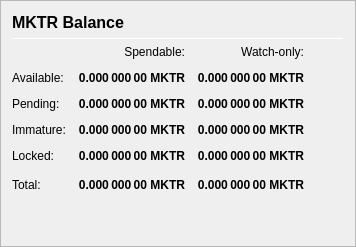
                   <widget class="QFrame" name="frame_Balances">
                    <property name="frameShape">
                     <enum>QFrame::StyledPanel</enum>
                    </property>
                    <property name="frameShadow">
                     <enum>QFrame::Raised</enum>
                    </property>
                    <layout class="QVBoxLayout" name="verticalLayout_4">
                     <item>
                      <layout class="QHBoxLayout" name="horizontalLayout_4">
                       <item>
                        <widget class="QLabel" name="label_5">
                         <property name="minimumSize">
                          <size>
                           <width>0</width>
                           <height>20</height>
                          </size>
                         </property>
                         <property name="font">
                          <font>
                           <pointsize>12</pointsize>
                           <weight>75</weight>
                           <bold>true</bold>
                          </font>
                         </property>
                         <property name="text">
                          <string>MKTR Balance</string>
                         </property>
                        </widget>
                       </item>
                       <!-- <item>
                        <widget class="QLabel" name="labelMKTRPercent">
                         <property name="text">
                          <string notr="true">0 %</string>
                         </property>
                        </widget>
                       </item> -->
                       <item>
                        <spacer name="horizontalSpacer_3">
                         <property name="orientation">
                          <enum>Qt::Horizontal</enum>
                         </property>
                         <property name="sizeHint" stdset="0">
                          <size>
                           <width>40</width>
                           <height>20</height>
                          </size>
                         </property>
                        </spacer>
                       </item>
                      </layout>
                     </item>
                     <item>
                      <widget class="Line" name="line_Balance">
                       <property name="minimumSize">
                        <size>
                         <width>0</width>
                         <height>1</height>
                        </size>
                       </property>
                       <property name="maximumSize">
                        <size>
                         <width>16777215</width>
                         <height>1</height>
                        </size>
                       </property>
                       <property name="orientation">
                        <enum>Qt::Horizontal</enum>
                       </property>
                      </widget>
                     </item>
                     <item>
                      <layout class="QGridLayout" name="gridLayout">
                       <property name="spacing">
                        <number>12</number>
                       </property>
                       <item row="0" column="1">
                        <widget class="QLabel" name="labelSpendable">
                         <property name="text">
                          <string>Spendable:</string>
                         </property>
                         <property name="alignment">
                          <set>Qt::AlignRight|Qt::AlignTrailing|Qt::AlignVCenter</set>
                         </property>
                        </widget>
                       </item>
                       <item row="0" column="2">
                        <widget class="QLabel" name="labelWatchonly">
                         <property name="text">
                          <string>Watch-only:</string>
                         </property>
                         <property name="alignment">
                          <set>Qt::AlignRight|Qt::AlignTrailing|Qt::AlignVCenter</set>
                         </property>
                        </widget>
                       </item>
                       <item row="1" column="0">
                        <widget class="QLabel" name="labelBalanceText">
                         <property name="text">
                          <string>Available:</string>
                         </property>
                        </widget>
                       </item>
                       <item row="1" column="1">
                        <widget class="QLabel" name="labelBalance">
                         <property name="font">
                          <font>
                           <weight>75</weight>
                           <bold>true</bold>
                          </font>
                         </property>
                         <property name="cursor">
                          <cursorShape>IBeamCursor</cursorShape>
                         </property>
                         <property name="toolTip">
                          <string>Your current spendable balance</string>
                         </property>
                         <property name="text">
                          <string notr="true">0.000 000 00 MKTR</string>
                         </property>
                         <property name="alignment">
                          <set>Qt::AlignRight|Qt::AlignTrailing|Qt::AlignVCenter</set>
                         </property>
                         <property name="textInteractionFlags">
                          <set>Qt::LinksAccessibleByMouse|Qt::TextSelectableByKeyboard|Qt::TextSelectableByMouse</set>
                         </property>
                        </widget>
                       </item>
                       <item row="1" column="2">
                        <widget class="QLabel" name="labelWatchAvailable">
                         <property name="font">
                          <font>
                           <weight>75</weight>
                           <bold>true</bold>
                          </font>
                         </property>
                         <property name="cursor">
                          <cursorShape>IBeamCursor</cursorShape>
                         </property>
                         <property name="toolTip">
                          <string>Your current balance in watch-only addresses</string>
                         </property>
                         <property name="text">
                          <string notr="true">0.000 000 00 MKTR</string>
                         </property>
                         <property name="alignment">
                          <set>Qt::AlignRight|Qt::AlignTrailing|Qt::AlignVCenter</set>
                         </property>
                         <property name="textInteractionFlags">
                          <set>Qt::LinksAccessibleByMouse|Qt::TextSelectableByKeyboard|Qt::TextSelectableByMouse</set>
                         </property>
                        </widget>
                       </item>
                       <item row="2" column="0">
                        <widget class="QLabel" name="labelPendingText">
                         <property name="text">
                          <string>Pending:</string>
                         </property>
                        </widget>
                       </item>
                       <item row="2" column="1">
                        <widget class="QLabel" name="labelUnconfirmed">
                         <property name="font">
                          <font>
                           <weight>75</weight>
                           <bold>true</bold>
                          </font>
                         </property>
                         <property name="cursor">
                          <cursorShape>IBeamCursor</cursorShape>
                         </property>
                         <property name="toolTip">
                          <string>Total of transactions that have yet to be confirmed, and do not yet count toward the spendable balance</string>
                         </property>
                         <property name="text">
                          <string notr="true">0.000 000 00 MKTR</string>
                         </property>
                         <property name="alignment">
                          <set>Qt::AlignRight|Qt::AlignTrailing|Qt::AlignVCenter</set>
                         </property>
                         <property name="textInteractionFlags">
                          <set>Qt::LinksAccessibleByMouse|Qt::TextSelectableByKeyboard|Qt::TextSelectableByMouse</set>
                         </property>
                        </widget>
                       </item>
                       <item row="2" column="2">
                        <widget class="QLabel" name="labelWatchPending">
                         <property name="font">
                          <font>
                           <weight>75</weight>
                           <bold>true</bold>
                          </font>
                         </property>
                         <property name="cursor">
                          <cursorShape>IBeamCursor</cursorShape>
                         </property>
                         <property name="toolTip">
                          <string>Unconfirmed transactions to watch-only addresses</string>
                         </property>
                         <property name="text">
                          <string notr="true">0.000 000 00 MKTR</string>
                         </property>
                         <property name="alignment">
                          <set>Qt::AlignRight|Qt::AlignTrailing|Qt::AlignVCenter</set>
                         </property>
                         <property name="textInteractionFlags">
                          <set>Qt::LinksAccessibleByMouse|Qt::TextSelectableByKeyboard|Qt::TextSelectableByMouse</set>
                         </property>
                        </widget>
                       </item>
                       <item row="3" column="0">
                        <widget class="QLabel" name="labelImmatureText">
                         <property name="text">
                          <string>Immature:</string>
                         </property>
                        </widget>
                       </item>
                       <item row="3" column="1">
                        <widget class="QLabel" name="labelImmature">
                         <property name="font">
                          <font>
                           <weight>75</weight>
                           <bold>true</bold>
                          </font>
                         </property>
                         <property name="cursor">
                          <cursorShape>IBeamCursor</cursorShape>
                         </property>
                         <property name="toolTip">
                          <string>Staked or masternode rewards that has not yet matured</string>
                         </property>
                         <property name="text">
                          <string notr="true">0.000 000 00 MKTR</string>
                         </property>
                         <property name="alignment">
                          <set>Qt::AlignRight|Qt::AlignTrailing|Qt::AlignVCenter</set>
                         </property>
                         <property name="textInteractionFlags">
                          <set>Qt::LinksAccessibleByMouse|Qt::TextSelectableByKeyboard|Qt::TextSelectableByMouse</set>
                         </property>
                        </widget>
                       </item>
                       <item row="3" column="2">
                        <widget class="QLabel" name="labelWatchImmature">
                         <property name="font">
                          <font>
                           <weight>75</weight>
                           <bold>true</bold>
                          </font>
                         </property>
                         <property name="cursor">
                          <cursorShape>IBeamCursor</cursorShape>
                         </property>
                         <property name="toolTip">
                          <string>Staked or masternode rewards in watch-only addresses that has not yet matured</string>
                         </property>
                         <property name="text">
                          <string notr="true">0.000 000 00 MKTR</string>
                         </property>
                         <property name="alignment">
                          <set>Qt::AlignRight|Qt::AlignTrailing|Qt::AlignVCenter</set>
                         </property>
                         <property name="textInteractionFlags">
                          <set>Qt::LinksAccessibleByMouse|Qt::TextSelectableByKeyboard|Qt::TextSelectableByMouse</set>
                         </property>
                        </widget>
                       </item>
                       <item row="4" column="0">
                        <widget class="QLabel" name="labelLockedBalanceText">
                         <property name="toolTip">
                          <string>Locked MKTR or Masternode collaterals. These are excluded from zMKTR minting.</string>
                         </property>
                         <property name="text">
                          <string>Locked:</string>
                         </property>
                        </widget>
                       </item>
                       <item row="4" column="1">
                        <widget class="QLabel" name="labelLockedBalance">
                         <property name="font">
                          <font>
                           <weight>75</weight>
                           <bold>true</bold>
                          </font>
                         </property>
                         <property name="cursor">
                          <cursorShape>IBeamCursor</cursorShape>
                         </property>
                         <property name="toolTip">
                          <string>Locked MKTR or Masternode collaterals. These are excluded from zMKTR minting.</string>
                         </property>
                         <property name="text">
                          <string notr="true">0.000 000 00 MKTR</string>
                         </property>
                         <property name="alignment">
                          <set>Qt::AlignRight|Qt::AlignTrailing|Qt::AlignVCenter</set>
                         </property>
                         <property name="textInteractionFlags">
                          <set>Qt::LinksAccessibleByMouse|Qt::TextSelectableByKeyboard|Qt::TextSelectableByMouse</set>
                         </property>
                        </widget>
                       </item>
                       <item row="4" column="2">
                        <widget class="QLabel" name="labelWatchLocked">
                         <property name="font">
                          <font>
                           <weight>75</weight>
                           <bold>true</bold>
                          </font>
                         </property>
                         <property name="cursor">
                          <cursorShape>IBeamCursor</cursorShape>
                         </property>
                         <property name="toolTip">
                          <string>Current locked balance in watch-only addresses</string>
                         </property>
                         <property name="text">
                          <string notr="true">0.000 000 00 MKTR</string>
                         </property>
                         <property name="alignment">
                          <set>Qt::AlignRight|Qt::AlignTrailing|Qt::AlignVCenter</set>
                         </property>
                         <property name="textInteractionFlags">
                          <set>Qt::LinksAccessibleByMouse|Qt::TextSelectableByKeyboard|Qt::TextSelectableByMouse</set>
                         </property>
                        </widget>
                       </item>
                       <item row="5" column="0">
                        <widget class="QLabel" name="labelTotalText">
                         <property name="text">
                          <string>Total:</string>
                         </property>
                         <property name="toolTip">
                          <string>Your current Makeator balance, unconfirmed and immature transactions included</string>
                         </property>
                        </widget>
                       </item>
                       <item row="5" column="1">
                        <widget class="QLabel" name="labelTotal">
                         <property name="font">
                          <font>
                           <weight>75</weight>
                           <bold>true</bold>
                          </font>
                         </property>
                         <property name="cursor">
                          <cursorShape>IBeamCursor</cursorShape>
                         </property>
                         <property name="toolTip">
                          <string>Your current Makeator balance, unconfirmed and immature transactions included</string>
                         </property>
                         <property name="text">
                          <string notr="true">0.000 000 00 MKTR</string>
                         </property>
                         <property name="alignment">
                          <set>Qt::AlignRight|Qt::AlignTrailing|Qt::AlignVCenter</set>
                         </property>
                         <property name="textInteractionFlags">
                          <set>Qt::LinksAccessibleByMouse|Qt::TextSelectableByKeyboard|Qt::TextSelectableByMouse</set>
                         </property>
                        </widget>
                       </item>
                       <item row="5" column="2">
                        <widget class="QLabel" name="labelWatchTotal">
                         <property name="font">
                          <font>
                           <weight>75</weight>
                           <bold>true</bold>
                          </font>
                         </property>
                         <property name="cursor">
                          <cursorShape>IBeamCursor</cursorShape>
                         </property>
                         <property name="toolTip">
                          <string>Current total balance in watch-only addresses</string>
                         </property>
                         <property name="text">
                          <string notr="true">0.000 000 00 MKTR</string>
                         </property>
                         <property name="alignment">
                          <set>Qt::AlignRight|Qt::AlignTrailing|Qt::AlignVCenter</set>
                         </property>
                         <property name="textInteractionFlags">
                          <set>Qt::LinksAccessibleByMouse|Qt::TextSelectableByKeyboard|Qt::TextSelectableByMouse</set>
                         </property>
                        </widget>
                       </item>
                       <item row="5" column="3">
                        <spacer name="horizontalSpacer_9">
                         <property name="orientation">
                          <enum>Qt::Horizontal</enum>
                         </property>
                         <property name="sizeHint" stdset="0">
                          <size>
                           <width>40</width>
                           <height>20</height>
                          </size>
                         </property>
                        </spacer>
                       </item>
                      </layout>
                     </item>
                     <item>
                      <spacer name="verticalSpacer_3">
                       <property name="orientation">
                        <enum>Qt::Vertical</enum>
                       </property>
                       <property name="sizeHint" stdset="0">
                        <size>
                         <width>20</width>
                         <height>40</height>
                        </size>
                       </property>
                      </spacer>
                     </item>
                    </layout>
                   </widget>
